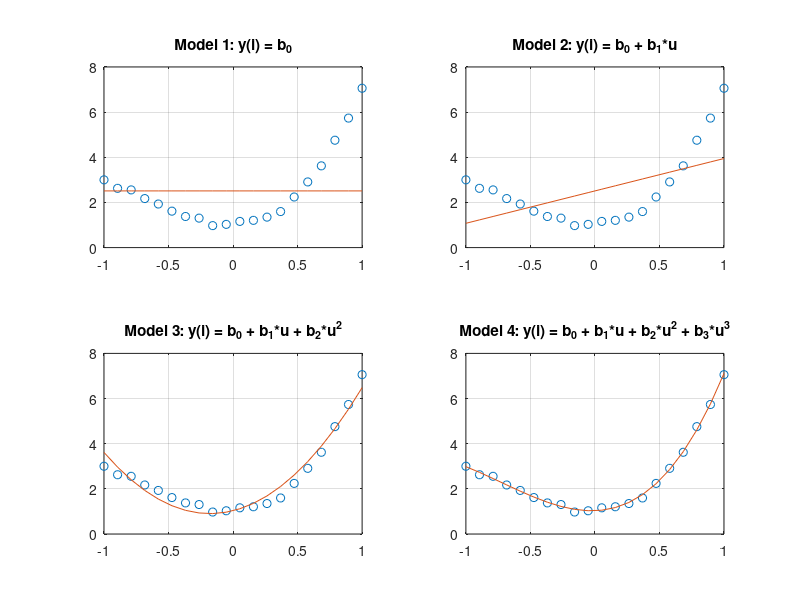

MATLAB code to generate this figure:
clc;clear all;

n = 20; 
u = linspace(-1, 1, n)';
e = 0.1 * randn(n, 1);
y_true = 1.05 + 0.14 * u + 4 * u.^2 + 2 * u.^3 + e;

% Model 1: y(i) = b_0
A1 = ones(n, 1);
b1 = A1\y_true;

% Model 2: y(i) = b_0 + b_1*u
A2 = [ones(n, 1), u];
b2 = A2\y_true;

% Model 3: y(i) = b_0 + b_1*u + b_2*u^2
A3 = [ones(n, 1), u, u.^2];
b3 = A3\y_true;

% Model 4: y(i) = b_0 + b_1*u + b_2*u^2 + b_3*u^3
A4 = [ones(n, 1), u, u.^2, u.^3];
b4 = A4\y_true;


y_hat1 = A1 * b1;
y_hat2 = A2 * b2;
y_hat3 = A3 * b3;
y_hat4 = A4 * b4;

% Plot the results
figure;
subplot(2, 2, 1);
plot(u, y_true, 'o', u, y_hat1, '-')
title('Model 1: y(i) = b_0');
grid on
subplot(2, 2, 2);
plot(u, y_true, 'o', u, y_hat2, '-')
title('Model 2: y(i) = b_0 + b_1*u');
grid on
subplot(2, 2, 3);
plot(u, y_true, 'o', u, y_hat3, '-')
title('Model 3: y(i) = b_0 + b_1*u + b_2*u^2');
grid on
subplot(2, 2, 4);
plot(u, y_true, 'o', u, y_hat4, '-')
title('Model 4: y(i) = b_0 + b_1*u + b_2*u^2 + b_3*u^3');
grid on


